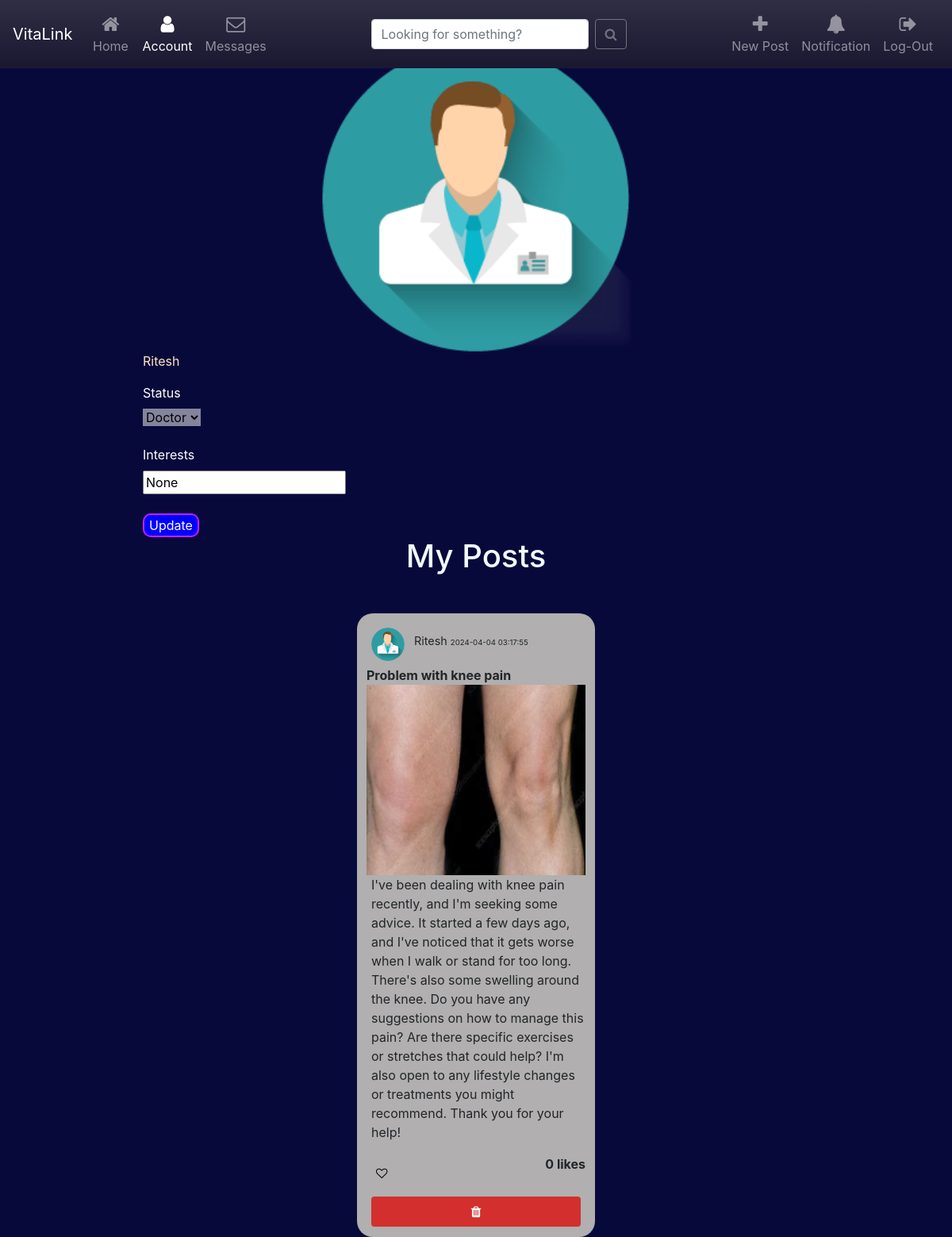
Page /account (signed in) on the committed database.
### website/models.py (models this page shows)
class User(db.Model, UserMixin):
    id = db.Column(db.Integer, primary_key=True)
    email = db.Column(db.String(150), unique=True)
    password = db.Column(db.String(150))
    websocket_id = db.Column(db.String, unique=True, index=True)
    name = db.Column(db.String(150),unique = True)
    profilepic = db.Column(db.String(100))
    status = db.Column(db.String(20))
    interests = db.Column(db.String(1000),default = None)
    following = db.Column(db.String(1000),default = "")
    followers = db.Column(db.String(1000),default = "")
    logined = db.Column(db.String(10),default = "true")
    otp = db.Column(db.String(10))
    posts = db.relationship('Post')

class Post(db.Model):
    id = db.Column(db.Integer, primary_key=True)
    title = db.Column(db.String(100))
    data = db.Column(db.String(10000))
    pic=db.Column(db.String(100))
    date = db.Column(db.DateTime(timezone=True), default=func.now())
    likes = db.Column(db.String(1000))
    user_id = db.Column(db.Integer, db.ForeignKey('user.id'))

### website/views.py (the view, shortened to what this page needs)
@views.route('/account', methods=['GET', 'POST'])
@login_required
def mine():
    return render_template("account.html",user=current_user)

### website/templates/account.html (shortened to what this page needs)
<!DOCTYPE html>
<html lang="en">
<head>
  <link rel="stylesheet" href="https://maxcdn.bootstrapcdn.com/bootstrap/4.3.1/css/bootstrap.min.css">
  <link rel="stylesheet" type="text/css" href = "../../static/css/feed.css">
  <link rel="stylesheet" type="text/css" href = "../../static/css/searching.css">
  <link rel="stylesheet" href="https://cdnjs.cloudflare.com/ajax/libs/font-awesome/4.7.0/css/font-awesome.min.css">
  <link rel="stylesheet" type="text/css" href="../../static/css/navbar.css">
</head>
<body>
<div class="navbox">
  <nav class="navbar navbar-icon-top fixed-top navbar-expand-lg navbar-dark  navcolr"
    style="background-image: linear-gradient(180deg,#302e44  0%, #1A1731 100%);">
    <a class="navbar-brand" href="#">VitaLink</a>
    <div class="collapse navbar-collapse" id="navbarSupportedContent">
      <ul class="navbar-nav">
        <li class="nav-item">
          <a class="nav-link" href="/">
            <i class="fa fa-home"></i>
            Home
          </a>
        </li>
        <li class="nav-item active">
          <a class="nav-link" href="/account">
            <i class="fa fa-user">
            </i>
            Account
          </a>
        </li>
        <li class="nav-item">
          <a class="nav-link" href="/chat">
            <i class="fa fa-envelope-o">
            </i>
            Messages
          </a>
        </li>
      </ul>
      <ul class="navbar-nav ml-auto mr-auto">
        <li class="nav-item">
          <form class="form-inline my-2 my-lg-0" method="post" action="/search">
            <input class="form-control mr-sm-2" type="text" placeholder="Looking for something?" name="search"
              aria-label="Search">
            <button class="btn btn-outline-secondary my-2 my-sm-0" type="submit"><i class="fa fa-search"></i></button>
          </form>
        </li>
      </ul>
      <ul class="navbar-nav ">
        <li class="nav-item">
          <a class="nav-link" href="/post">
            <i class="fa fa-plus">
            </i>
            New Post
          </a>
        </li>
        <li class="nav-item">
          <a class="nav-link" href="javascript:myFunction();">
            <i class="fa fa-bell">
            </i>
            Notification
          </a>
        </li>
        <li class="nav-item">
          <a class="nav-link" href="#">
            <i class="fa fa-sign-out">
            </i>
            Log-Out
          </a>
        </li>
      </ul>
    </div>
  </nav>
</div>
  <form action="/" style="position: fixed;left: 1%; top: 1%;">
    <button style="color: darkblue; background-color: transparent; border: 0ch; outline: none;">Home</button>
  </form>
  <h1 align="center">ACCOUNT</h1>
  <div style="margin-left:auto;margin-right:auto;width:70%;">
    <form method="POST" enctype="multipart/form-data">
    <div class="container">
      <img src="../../static/profile/{{user.profilepic}}" alt="Avatar" class="image">
    </div>
      <p style="color: bisque;">{{user.name}}</p>
      <label for="status">Status</label><br>
      <select id="status" name="status" style="display: block; width: fit-content; background-color: rgba(255, 255,255, 0.5); border: none; outline: none;">
        <option value={{user.status}} selected hidden>{{user.status}}</option>
      </select>
      <br>
      <label for="lname">Interests</label><br>
      <input type="text" id="interests" name="interests" value="{{user.interests}}"><br><br>
      <button class="updbutton">Update</button>
    </form>
  </div>
    <h1 align="center" style="color: azure;">My Posts</h1>
      {% for post in user.posts %}
      <div class = "main panel panel-default z-depth-4">
        <div class = "panel-body">
        <div class="media">
          <div class="media-left">
            <img src="../../static/profile/{{user.profilepic}}" class="media-object circle">
          </div>
          <div class="media-body">
            <p>{{user.name}} <span class = "time">{{post.date}}</span></p>
          </div>
        </div>
        <form method="POST" action="/">
        <div class = "post">
        <b>{{post.title}}</b>
        {% if post.pic=="None"%}
        {% else %}
        <img class="not" src="../../static/post/{{post.pic}}">
        {% endif %}
        <p class = "caption">{{post.data}}</p>
        {% if user.id|string in post.likes.split("+") %}
        <button type="submit" style="background-color: transparent; border: 0ch;"><p class = "iconsec"><i class = "fa fa-heart fa-solid;" style="color: red;"></i></p></button> <span class = "right"><b>{{post.likes.split("+")|length -1}} likes</b></span>
        {% else %}
        <button type="submit" style="background-color: transparent; border: 0ch;"><p class = "iconsec"><i class = "fa fa-heart-o" ></i>    </p></button> <span class = "right"><b>{{post.likes.split("+")|length -1}} likes</b></span>
        {% endif %}
        </form>
        </div>
        <form method="post" action="/delete-post">
        <button type="submit" style="background-color: transparent; border: 0ch; width: 100%;"><center><a class = "btn" id = "open"><i class = "fa fa-trash"></i></a></center></button>
        </form>
        </div>
        <br>
      {% endfor %}
    </body>
    </html>

### website/static/css/feed.css (style rules this page uses)
body { background-color: #08093b; background-size: cover; background-attachment: fixed; }
.main { width: 25vw; background-color: rgb(177, 175, 175); margin: auto; position: relative; top: 5vh; transition: transform .2s; border-radius: 20px; }
.media-object { width: 3.5vw; height: 3.5vw; }
.circle { border-radius: 50%; }
.media { padding: 0.5vw; }
.media-body { padding-left: 1vw; font-size: 1.2vw; position: relative; top: 0.5vw; }
.right { float: right; }
.panel-body { padding: 1vw; }
.not { height: 20vw; width: 100%; }
.iconsec { padding-top: 1vw; padding-left: 0.5vw; font-size: 1.2vw; }
.caption { padding-left: 0.5vw; }
.time { font-size: 0.8vw; }
.fa { cursor: pointer }
#open { width: 100%; background-color: #d32f2f; color: white; }

### website/static/css/searching.css (style rules this page uses)
h1 { text-align: center; }

### website/static/css/navbar.css (style rules this page uses)
.navcolr { background-color: #1A1731; }
.navbar-icon-top .navbar-nav .nav-link > .fa { position: relative; width: 36px; font-size: 24px; }
.navbar-icon-top .navbar-nav .nav-link > .fa { top: 3px; line-height: 12px; }
@media (min-width: 992px) { .navbar-icon-top.navbar-expand-lg .navbar-nav .nav-link { text-align: center; display: table-cell; height: 70px; vertical-align: middle; padding-top: 0; padding-bottom: 0; } }
@media (min-width: 992px) { .navbar-icon-top.navbar-expand-lg .navbar-nav .nav-link > .fa { display: block; width: 48px; margin: 2px auto 4px auto; top: 0; line-height: 24px; } }

### website/templates/account.html (style rules this page uses)
.container { position: relative; width: 50%; }
.image { display: block; width: 100%; height: auto; }
.updbutton { background-color: blue; color: white; border: 2px solid #c61aff; border-radius: 10px; }
label { color: white; }

### rows in the picture
User: profilepic (picture), name "Ritesh", status "Doctor", interests "None"
Post: profilepic (picture), date "2024-04-04 03:17:55", title "Problem with knee pain", pic (picture), data "I've been dealing with knee pain recently, and I'm seeking some advice. It started a few days ago, and I've noticed that it gets worse when I walk or stand for too long. There's also some swelling around the knee. Do you have any suggestions on how to manage this pain? Are there specific exercises or stretches that could help? I'm also open to any lifestyle changes or treatments you might recommend. Thank you for your help!", likes.split|length "0"
